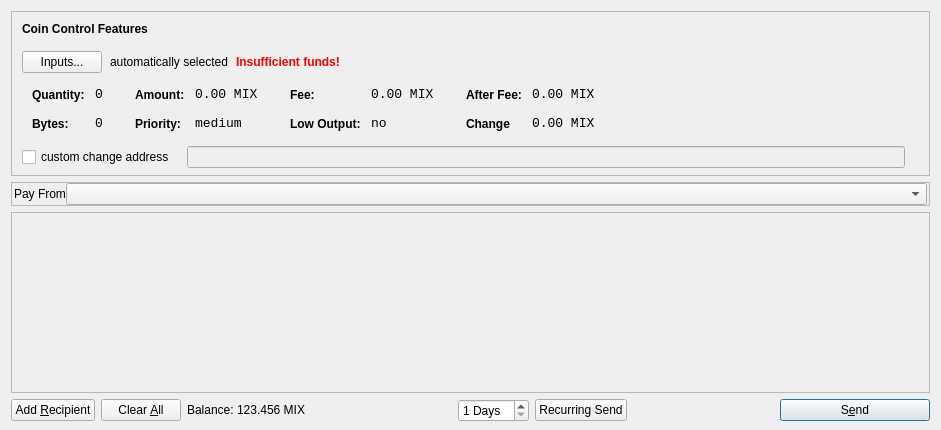
<?xml version="1.0" encoding="UTF-8"?>
<ui version="4.0">
 <class>SendCoinsDialog</class>
 <widget class="QDialog" name="SendCoinsDialog">
  <property name="geometry">
   <rect>
    <x>0</x>
    <y>0</y>
    <width>941</width>
    <height>430</height>
   </rect>
  </property>
  <property name="windowTitle">
   <string>Send Coins</string>
  </property>
  <layout class="QVBoxLayout" name="verticalLayout" stretch="0,0,1,0">
   <property name="bottomMargin">
    <number>8</number>
   </property>
   <item>
    <widget class="QFrame" name="frameCoinControl">
     <property name="sizePolicy">
      <sizepolicy hsizetype="Expanding" vsizetype="Expanding">
       <horstretch>0</horstretch>
       <verstretch>0</verstretch>
      </sizepolicy>
     </property>
     <property name="maximumSize">
      <size>
       <width>16777215</width>
       <height>16777215</height>
      </size>
     </property>
     <property name="frameShape">
      <enum>QFrame::StyledPanel</enum>
     </property>
     <property name="frameShadow">
      <enum>QFrame::Sunken</enum>
     </property>
     <layout class="QVBoxLayout" name="verticalLayoutCoinControl2">
      <property name="spacing">
       <number>6</number>
      </property>
      <property name="leftMargin">
       <number>0</number>
      </property>
      <property name="topMargin">
       <number>0</number>
      </property>
      <property name="rightMargin">
       <number>0</number>
      </property>
      <property name="bottomMargin">
       <number>6</number>
      </property>
      <item>
       <layout class="QVBoxLayout" name="verticalLayoutCoinControl" stretch="0,0,0,0,1">
        <property name="spacing">
         <number>0</number>
        </property>
        <property name="leftMargin">
         <number>10</number>
        </property>
        <property name="topMargin">
         <number>10</number>
        </property>
        <item>
         <layout class="QHBoxLayout" name="horizontalLayoutCoinControl1">
          <property name="bottomMargin">
           <number>15</number>
          </property>
          <item>
           <widget class="QLabel" name="labelCoinControlFeatures">
            <property name="sizePolicy">
             <sizepolicy hsizetype="Preferred" vsizetype="Maximum">
              <horstretch>0</horstretch>
              <verstretch>0</verstretch>
             </sizepolicy>
            </property>
            <property name="font">
             <font>
              <weight>75</weight>
              <bold>true</bold>
             </font>
            </property>
            <property name="styleSheet">
             <string notr="true">font-weight:bold;</string>
            </property>
            <property name="text">
             <string>Coin Control Features</string>
            </property>
           </widget>
          </item>
         </layout>
        </item>
        <item>
         <layout class="QHBoxLayout" name="horizontalLayoutCoinControl2" stretch="0,0,0,0">
          <property name="spacing">
           <number>8</number>
          </property>
          <property name="bottomMargin">
           <number>10</number>
          </property>
          <item>
           <widget class="QPushButton" name="pushButtonCoinControl">
            <property name="styleSheet">
             <string notr="true"/>
            </property>
            <property name="text">
             <string>Inputs...</string>
            </property>
           </widget>
          </item>
          <item>
           <widget class="QLabel" name="labelCoinControlAutomaticallySelected">
            <property name="text">
             <string>automatically selected</string>
            </property>
            <property name="margin">
             <number>5</number>
            </property>
           </widget>
          </item>
          <item>
           <widget class="QLabel" name="labelCoinControlInsuffFunds">
            <property name="font">
             <font>
              <weight>75</weight>
              <bold>true</bold>
             </font>
            </property>
            <property name="styleSheet">
             <string notr="true">color:red;font-weight:bold;</string>
            </property>
            <property name="text">
             <string>Insufficient funds!</string>
            </property>
            <property name="margin">
             <number>5</number>
            </property>
           </widget>
          </item>
          <item>
           <spacer name="horizontalSpacerCoinControl">
            <property name="orientation">
             <enum>Qt::Horizontal</enum>
            </property>
            <property name="sizeHint" stdset="0">
             <size>
              <width>40</width>
              <height>1</height>
             </size>
            </property>
           </spacer>
          </item>
         </layout>
        </item>
        <item>
         <widget class="QWidget" name="widgetCoinControl" native="true">
          <property name="sizePolicy">
           <sizepolicy hsizetype="Preferred" vsizetype="Preferred">
            <horstretch>0</horstretch>
            <verstretch>0</verstretch>
           </sizepolicy>
          </property>
          <property name="minimumSize">
           <size>
            <width>0</width>
            <height>0</height>
           </size>
          </property>
          <property name="styleSheet">
           <string notr="true"/>
          </property>
          <layout class="QHBoxLayout" name="horizontalLayoutCoinControl5">
           <property name="leftMargin">
            <number>0</number>
           </property>
           <property name="topMargin">
            <number>0</number>
           </property>
           <property name="rightMargin">
            <number>0</number>
           </property>
           <property name="bottomMargin">
            <number>0</number>
           </property>
           <item>
            <layout class="QHBoxLayout" name="horizontalLayoutCoinControl3" stretch="0,0,0,1">
             <property name="spacing">
              <number>20</number>
             </property>
             <property name="topMargin">
              <number>0</number>
             </property>
             <property name="bottomMargin">
              <number>10</number>
             </property>
             <item>
              <layout class="QFormLayout" name="formLayoutCoinControl1">
               <property name="horizontalSpacing">
                <number>10</number>
               </property>
               <property name="verticalSpacing">
                <number>14</number>
               </property>
               <property name="leftMargin">
                <number>10</number>
               </property>
               <property name="topMargin">
                <number>4</number>
               </property>
               <property name="rightMargin">
                <number>6</number>
               </property>
               <item row="0" column="0">
                <widget class="QLabel" name="labelCoinControlQuantityText">
                 <property name="styleSheet">
                  <string notr="true">font-weight:bold;</string>
                 </property>
                 <property name="text">
                  <string>Quantity:</string>
                 </property>
                 <property name="margin">
                  <number>0</number>
                 </property>
                </widget>
               </item>
               <item row="0" column="1">
                <widget class="QLabel" name="labelCoinControlQuantity">
                 <property name="font">
                  <font>
                   <family>Monospace</family>
                   <pointsize>10</pointsize>
                  </font>
                 </property>
                 <property name="cursor">
                  <cursorShape>IBeamCursor</cursorShape>
                 </property>
                 <property name="contextMenuPolicy">
                  <enum>Qt::ActionsContextMenu</enum>
                 </property>
                 <property name="text">
                  <string>0</string>
                 </property>
                 <property name="margin">
                  <number>0</number>
                 </property>
                 <property name="textInteractionFlags">
                  <set>Qt::LinksAccessibleByMouse|Qt::TextSelectableByKeyboard|Qt::TextSelectableByMouse</set>
                 </property>
                </widget>
               </item>
               <item row="1" column="0">
                <widget class="QLabel" name="labelCoinControlBytesText">
                 <property name="styleSheet">
                  <string notr="true">font-weight:bold;</string>
                 </property>
                 <property name="text">
                  <string>Bytes:</string>
                 </property>
                </widget>
               </item>
               <item row="1" column="1">
                <widget class="QLabel" name="labelCoinControlBytes">
                 <property name="font">
                  <font>
                   <family>Monospace</family>
                   <pointsize>10</pointsize>
                  </font>
                 </property>
                 <property name="cursor">
                  <cursorShape>IBeamCursor</cursorShape>
                 </property>
                 <property name="contextMenuPolicy">
                  <enum>Qt::ActionsContextMenu</enum>
                 </property>
                 <property name="text">
                  <string>0</string>
                 </property>
                 <property name="textInteractionFlags">
                  <set>Qt::LinksAccessibleByMouse|Qt::TextSelectableByKeyboard|Qt::TextSelectableByMouse</set>
                 </property>
                </widget>
               </item>
              </layout>
             </item>
             <item>
              <layout class="QFormLayout" name="formLayoutCoinControl2">
               <property name="horizontalSpacing">
                <number>10</number>
               </property>
               <property name="verticalSpacing">
                <number>14</number>
               </property>
               <property name="leftMargin">
                <number>6</number>
               </property>
               <property name="topMargin">
                <number>4</number>
               </property>
               <property name="rightMargin">
                <number>6</number>
               </property>
               <item row="0" column="0">
                <widget class="QLabel" name="labelCoinControlAmountText">
                 <property name="styleSheet">
                  <string notr="true">font-weight:bold;</string>
                 </property>
                 <property name="text">
                  <string>Amount:</string>
                 </property>
                 <property name="margin">
                  <number>0</number>
                 </property>
                </widget>
               </item>
               <item row="0" column="1">
                <widget class="QLabel" name="labelCoinControlAmount">
                 <property name="font">
                  <font>
                   <family>Monospace</family>
                   <pointsize>10</pointsize>
                  </font>
                 </property>
                 <property name="cursor">
                  <cursorShape>IBeamCursor</cursorShape>
                 </property>
                 <property name="contextMenuPolicy">
                  <enum>Qt::ActionsContextMenu</enum>
                 </property>
                 <property name="text">
                  <string>0.00 MIX</string>
                 </property>
                 <property name="textInteractionFlags">
                  <set>Qt::LinksAccessibleByMouse|Qt::TextSelectableByKeyboard|Qt::TextSelectableByMouse</set>
                 </property>
                </widget>
               </item>
               <item row="1" column="0">
                <widget class="QLabel" name="labelCoinControlPriorityText">
                 <property name="styleSheet">
                  <string notr="true">font-weight:bold;</string>
                 </property>
                 <property name="text">
                  <string>Priority:</string>
                 </property>
                </widget>
               </item>
               <item row="1" column="1">
                <widget class="QLabel" name="labelCoinControlPriority">
                 <property name="font">
                  <font>
                   <family>Monospace</family>
                   <pointsize>10</pointsize>
                  </font>
                 </property>
                 <property name="cursor">
                  <cursorShape>IBeamCursor</cursorShape>
                 </property>
                 <property name="contextMenuPolicy">
                  <enum>Qt::ActionsContextMenu</enum>
                 </property>
                 <property name="text">
                  <string>medium</string>
                 </property>
                 <property name="textInteractionFlags">
                  <set>Qt::LinksAccessibleByMouse|Qt::TextSelectableByKeyboard|Qt::TextSelectableByMouse</set>
                 </property>
                </widget>
               </item>
              </layout>
             </item>
             <item>
              <layout class="QFormLayout" name="formLayoutCoinControl3">
               <property name="horizontalSpacing">
                <number>10</number>
               </property>
               <property name="verticalSpacing">
                <number>14</number>
               </property>
               <property name="leftMargin">
                <number>6</number>
               </property>
               <property name="topMargin">
                <number>4</number>
               </property>
               <property name="rightMargin">
                <number>6</number>
               </property>
               <item row="0" column="0">
                <widget class="QLabel" name="labelCoinControlFeeText">
                 <property name="styleSheet">
                  <string notr="true">font-weight:bold;</string>
                 </property>
                 <property name="text">
                  <string>Fee:</string>
                 </property>
                 <property name="margin">
                  <number>0</number>
                 </property>
                </widget>
               </item>
               <item row="0" column="1">
                <widget class="QLabel" name="labelCoinControlFee">
                 <property name="font">
                  <font>
                   <family>Monospace</family>
                   <pointsize>10</pointsize>
                  </font>
                 </property>
                 <property name="cursor">
                  <cursorShape>IBeamCursor</cursorShape>
                 </property>
                 <property name="contextMenuPolicy">
                  <enum>Qt::ActionsContextMenu</enum>
                 </property>
                 <property name="text">
                  <string>0.00 MIX</string>
                 </property>
                 <property name="textInteractionFlags">
                  <set>Qt::LinksAccessibleByMouse|Qt::TextSelectableByKeyboard|Qt::TextSelectableByMouse</set>
                 </property>
                </widget>
               </item>
               <item row="1" column="0">
                <widget class="QLabel" name="labelCoinControlLowOutputText">
                 <property name="styleSheet">
                  <string notr="true">font-weight:bold;</string>
                 </property>
                 <property name="text">
                  <string>Low Output:</string>
                 </property>
                </widget>
               </item>
               <item row="1" column="1">
                <widget class="QLabel" name="labelCoinControlLowOutput">
                 <property name="font">
                  <font>
                   <family>Monospace</family>
                   <pointsize>10</pointsize>
                  </font>
                 </property>
                 <property name="cursor">
                  <cursorShape>IBeamCursor</cursorShape>
                 </property>
                 <property name="contextMenuPolicy">
                  <enum>Qt::ActionsContextMenu</enum>
                 </property>
                 <property name="text">
                  <string>no</string>
                 </property>
                 <property name="textInteractionFlags">
                  <set>Qt::LinksAccessibleByMouse|Qt::TextSelectableByKeyboard|Qt::TextSelectableByMouse</set>
                 </property>
                </widget>
               </item>
              </layout>
             </item>
             <item>
              <layout class="QFormLayout" name="formLayoutCoinControl4">
               <property name="horizontalSpacing">
                <number>10</number>
               </property>
               <property name="verticalSpacing">
                <number>14</number>
               </property>
               <property name="leftMargin">
                <number>6</number>
               </property>
               <property name="topMargin">
                <number>4</number>
               </property>
               <property name="rightMargin">
                <number>6</number>
               </property>
               <item row="0" column="0">
                <widget class="QLabel" name="labelCoinControlAfterFeeText">
                 <property name="styleSheet">
                  <string notr="true">font-weight:bold;</string>
                 </property>
                 <property name="text">
                  <string>After Fee:</string>
                 </property>
                 <property name="margin">
                  <number>0</number>
                 </property>
                </widget>
               </item>
               <item row="0" column="1">
                <widget class="QLabel" name="labelCoinControlAfterFee">
                 <property name="font">
                  <font>
                   <family>Monospace</family>
                   <pointsize>10</pointsize>
                  </font>
                 </property>
                 <property name="cursor">
                  <cursorShape>IBeamCursor</cursorShape>
                 </property>
                 <property name="contextMenuPolicy">
                  <enum>Qt::ActionsContextMenu</enum>
                 </property>
                 <property name="text">
                  <string>0.00 MIX</string>
                 </property>
                 <property name="textInteractionFlags">
                  <set>Qt::LinksAccessibleByMouse|Qt::TextSelectableByKeyboard|Qt::TextSelectableByMouse</set>
                 </property>
                </widget>
               </item>
               <item row="1" column="0">
                <widget class="QLabel" name="labelCoinControlChangeText">
                 <property name="styleSheet">
                  <string notr="true">font-weight:bold;</string>
                 </property>
                 <property name="text">
                  <string>Change</string>
                 </property>
                </widget>
               </item>
               <item row="1" column="1">
                <widget class="QLabel" name="labelCoinControlChange">
                 <property name="font">
                  <font>
                   <family>Monospace</family>
                   <pointsize>10</pointsize>
                  </font>
                 </property>
                 <property name="cursor">
                  <cursorShape>IBeamCursor</cursorShape>
                 </property>
                 <property name="contextMenuPolicy">
                  <enum>Qt::ActionsContextMenu</enum>
                 </property>
                 <property name="text">
                  <string>0.00 MIX</string>
                 </property>
                 <property name="textInteractionFlags">
                  <set>Qt::LinksAccessibleByMouse|Qt::TextSelectableByKeyboard|Qt::TextSelectableByMouse</set>
                 </property>
                </widget>
               </item>
              </layout>
             </item>
            </layout>
           </item>
          </layout>
         </widget>
        </item>
        <item>
         <layout class="QHBoxLayout" name="horizontalLayoutCoinControl4" stretch="0,0,0">
          <property name="spacing">
           <number>12</number>
          </property>
          <property name="sizeConstraint">
           <enum>QLayout::SetDefaultConstraint</enum>
          </property>
          <property name="topMargin">
           <number>5</number>
          </property>
          <property name="rightMargin">
           <number>5</number>
          </property>
          <item>
           <widget class="QCheckBox" name="checkBoxCoinControlChange">
            <property name="text">
             <string>custom change address</string>
            </property>
           </widget>
          </item>
          <item>
           <widget class="QLineEdit" name="lineEditCoinControlChange">
            <property name="enabled">
             <bool>false</bool>
            </property>
            <property name="sizePolicy">
             <sizepolicy hsizetype="Expanding" vsizetype="Fixed">
              <horstretch>0</horstretch>
              <verstretch>0</verstretch>
             </sizepolicy>
            </property>
           </widget>
          </item>
          <item>
           <widget class="QLabel" name="labelCoinControlChangeLabel">
            <property name="sizePolicy">
             <sizepolicy hsizetype="Preferred" vsizetype="Expanding">
              <horstretch>0</horstretch>
              <verstretch>0</verstretch>
             </sizepolicy>
            </property>
            <property name="minimumSize">
             <size>
              <width>0</width>
              <height>0</height>
             </size>
            </property>
            <property name="text">
             <string/>
            </property>
            <property name="margin">
             <number>3</number>
            </property>
           </widget>
          </item>
         </layout>
        </item>
        <item>
         <spacer name="verticalSpacerCoinControl">
          <property name="orientation">
           <enum>Qt::Vertical</enum>
          </property>
          <property name="sizeHint" stdset="0">
           <size>
            <width>800</width>
            <height>1</height>
           </size>
          </property>
         </spacer>
        </item>
       </layout>
      </item>
     </layout>
    </widget>
   </item>
   <item>
    <widget class="QFrame" name="payFromFrame">
     <property name="sizePolicy">
      <sizepolicy hsizetype="Expanding" vsizetype="Preferred">
       <horstretch>0</horstretch>
       <verstretch>0</verstretch>
      </sizepolicy>
     </property>
     <property name="frameShape">
      <enum>QFrame::StyledPanel</enum>
     </property>
     <property name="frameShadow">
      <enum>QFrame::Sunken</enum>
     </property>
     <layout class="QHBoxLayout" name="horizontalLayout_7">
      <property name="leftMargin">
       <number>2</number>
      </property>
      <property name="topMargin">
       <number>0</number>
      </property>
      <property name="rightMargin">
       <number>2</number>
      </property>
      <property name="bottomMargin">
       <number>0</number>
      </property>
      <item>
       <layout class="QHBoxLayout" name="horizontalLayout_5" stretch="0,1">
        <property name="spacing">
         <number>0</number>
        </property>
        <item>
         <widget class="QLabel" name="label_3">
          <property name="text">
           <string>Pay From</string>
          </property>
         </widget>
        </item>
        <item>
         <widget class="QComboBox" name="payFrom">
          <property name="sizePolicy">
           <sizepolicy hsizetype="Expanding" vsizetype="Fixed">
            <horstretch>0</horstretch>
            <verstretch>0</verstretch>
           </sizepolicy>
          </property>
         </widget>
        </item>
       </layout>
      </item>
     </layout>
    </widget>
   </item>
   <item>
    <widget class="QScrollArea" name="scrollArea">
     <property name="widgetResizable">
      <bool>true</bool>
     </property>
     <widget class="QWidget" name="scrollAreaWidgetContents">
      <property name="geometry">
       <rect>
        <x>0</x>
        <y>0</y>
        <width>921</width>
        <height>114</height>
       </rect>
      </property>
      <layout class="QVBoxLayout" name="verticalLayout_2">
       <property name="leftMargin">
        <number>0</number>
       </property>
       <property name="topMargin">
        <number>0</number>
       </property>
       <property name="rightMargin">
        <number>0</number>
       </property>
       <property name="bottomMargin">
        <number>0</number>
       </property>
       <item>
        <layout class="QVBoxLayout" name="entries">
         <property name="spacing">
          <number>6</number>
         </property>
        </layout>
       </item>
       <item>
        <spacer name="verticalSpacer">
         <property name="orientation">
          <enum>Qt::Vertical</enum>
         </property>
         <property name="sizeHint" stdset="0">
          <size>
           <width>20</width>
           <height>40</height>
          </size>
         </property>
        </spacer>
       </item>
      </layout>
     </widget>
    </widget>
   </item>
   <item>
    <layout class="QHBoxLayout" name="horizontalLayout">
     <item>
      <widget class="QPushButton" name="addButton">
       <property name="toolTip">
        <string>Send to multiple recipients at once</string>
       </property>
       <property name="text">
        <string>Add &amp;Recipient</string>
       </property>
       <property name="icon">
        <iconset resource="../bitcoin.qrc">
         <normaloff>:/icons/add</normaloff>:/icons/add</iconset>
       </property>
       <property name="autoDefault">
        <bool>false</bool>
       </property>
      </widget>
     </item>
     <item>
      <widget class="QPushButton" name="clearButton">
       <property name="sizePolicy">
        <sizepolicy hsizetype="Minimum" vsizetype="Fixed">
         <horstretch>0</horstretch>
         <verstretch>0</verstretch>
        </sizepolicy>
       </property>
       <property name="toolTip">
        <string>Remove all transaction fields</string>
       </property>
       <property name="text">
        <string>Clear &amp;All</string>
       </property>
       <property name="icon">
        <iconset resource="../bitcoin.qrc">
         <normaloff>:/icons/remove</normaloff>:/icons/remove</iconset>
       </property>
       <property name="autoRepeatDelay">
        <number>300</number>
       </property>
       <property name="autoDefault">
        <bool>false</bool>
       </property>
      </widget>
     </item>
     <item>
      <layout class="QHBoxLayout" name="horizontalLayout_2">
       <property name="spacing">
        <number>3</number>
       </property>
       <item>
        <widget class="QLabel" name="label">
         <property name="sizePolicy">
          <sizepolicy hsizetype="Preferred" vsizetype="Fixed">
           <horstretch>0</horstretch>
           <verstretch>0</verstretch>
          </sizepolicy>
         </property>
         <property name="text">
          <string>Balance:</string>
         </property>
        </widget>
       </item>
       <item>
        <widget class="QLabel" name="labelBalance">
         <property name="sizePolicy">
          <sizepolicy hsizetype="Preferred" vsizetype="Fixed">
           <horstretch>0</horstretch>
           <verstretch>0</verstretch>
          </sizepolicy>
         </property>
         <property name="cursor">
          <cursorShape>IBeamCursor</cursorShape>
         </property>
         <property name="text">
          <string>123.456 MIX</string>
         </property>
         <property name="textInteractionFlags">
          <set>Qt::LinksAccessibleByMouse|Qt::TextSelectableByKeyboard|Qt::TextSelectableByMouse</set>
         </property>
        </widget>
       </item>
      </layout>
     </item>
     <item>
      <spacer name="horizontalSpacer">
       <property name="orientation">
        <enum>Qt::Horizontal</enum>
       </property>
       <property name="sizeHint" stdset="0">
        <size>
         <width>40</width>
         <height>20</height>
        </size>
       </property>
      </spacer>
     </item>
     <item>
      <widget class="QSpinBox" name="recurringDays">
       <property name="suffix">
        <string> Days</string>
       </property>
       <property name="minimum">
        <number>1</number>
       </property>
      </widget>
     </item>
     <item>
      <widget class="QPushButton" name="sendRecurring">
       <property name="text">
        <string>Recurring Send</string>
       </property>
       <property name="icon">
        <iconset resource="../bitcoin.qrc">
         <normaloff>:/icons/send</normaloff>:/icons/send</iconset>
       </property>
      </widget>
     </item>
     <item>
      <spacer name="horizontalSpacer_2">
       <property name="orientation">
        <enum>Qt::Horizontal</enum>
       </property>
       <property name="sizeHint" stdset="0">
        <size>
         <width>40</width>
         <height>20</height>
        </size>
       </property>
      </spacer>
     </item>
     <item>
      <widget class="QPushButton" name="sendButton">
       <property name="minimumSize">
        <size>
         <width>150</width>
         <height>0</height>
        </size>
       </property>
       <property name="toolTip">
        <string>Confirm the send action</string>
       </property>
       <property name="text">
        <string>S&amp;end</string>
       </property>
       <property name="icon">
        <iconset resource="../bitcoin.qrc">
         <normaloff>:/icons/send</normaloff>:/icons/send</iconset>
       </property>
       <property name="default">
        <bool>true</bool>
       </property>
      </widget>
     </item>
    </layout>
   </item>
  </layout>
 </widget>
 <resources>
  <include location="../bitcoin.qrc"/>
 </resources>
 <connections/>
</ui>
